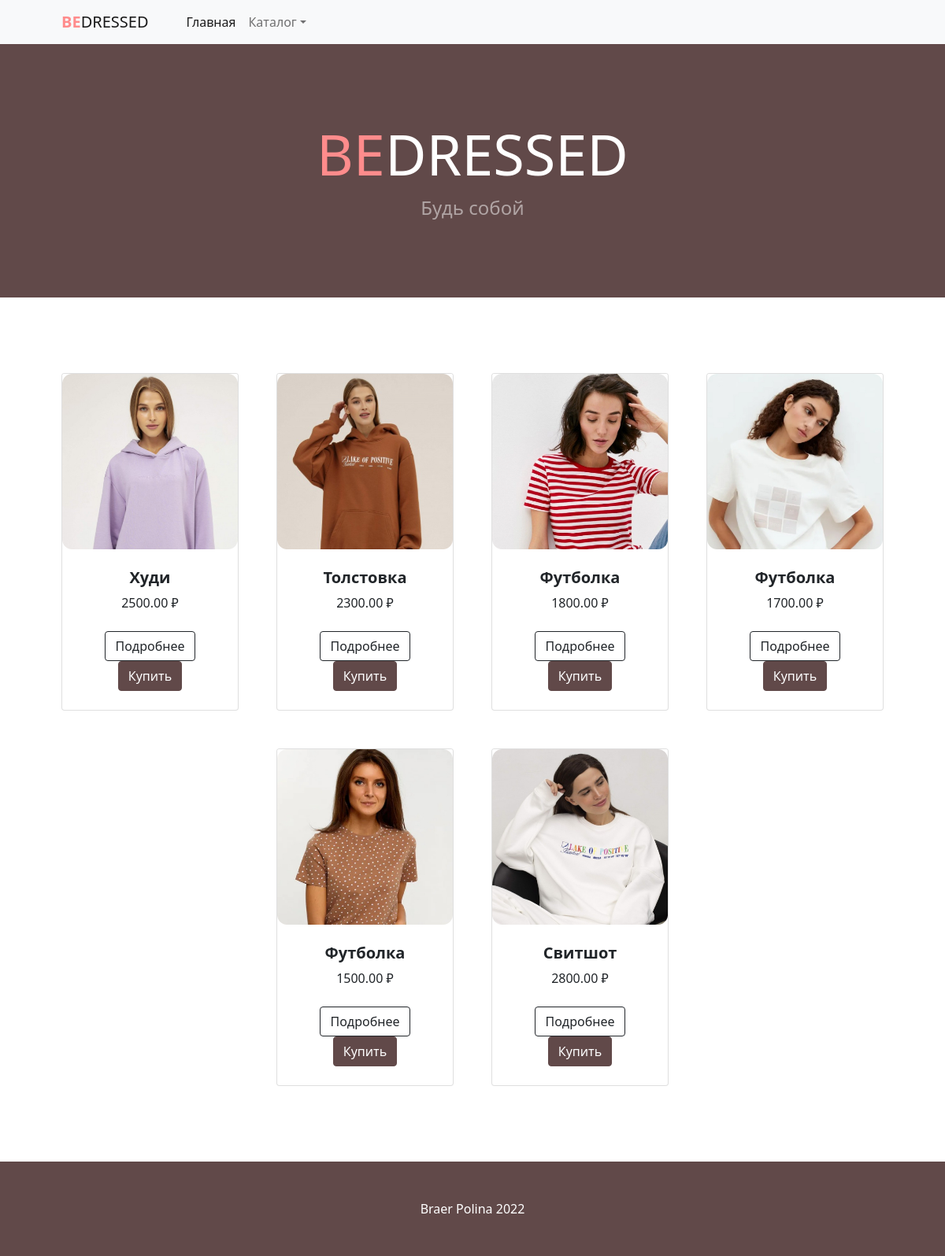
Screenshot of /category/topwear/ with the database file from the repository.
### shop_app/models.py (models this page shows, shortened)
class Product(models.Model):
    MIN_RESOLUTION = (300, 300)
    MAX_RESOLUTION = (4000, 4000)
    MAX_IMAGE_SIZE = 3145728
    class Meta:
        abstract = True
    category = models.ForeignKey(Category, verbose_name='Категория', on_delete=models.CASCADE)
    title = models.CharField(max_length=255, verbose_name='Наименование')
    slug = models.SlugField(unique=True)
    image = models.ImageField(verbose_name='Изображение')
    description = models.TextField(verbose_name='Описание', null=True)
    price = models.DecimalField(max_digits=9, decimal_places=2, verbose_name='Цена')
    def get_model_name(self):
        return self.__class__.__name__.lower()

class topwear(Product):
    color = models.CharField(max_length=255, verbose_name='Цвет')
    size = models.CharField(max_length=255, verbose_name='Размер')
    structure = models.CharField(max_length=255, verbose_name='Состав')
    brand = models.CharField(max_length=255, verbose_name='Бренд')
    def get_absolute_url(self):
        return get_product_url(self, 'product_detail')

### shop_app/views.py (the view)
# urls.py: path('category/<str:slug>/', CategoryDetailView.as_view(), name='category_detail'),
class CategoryDetailView(CartMixin, CategoryDetailMixin, DetailView):
    model = Category
    queryset = Category.objects.all()
    context_object_name = 'category'
    template_name = 'category.html'
    slug_url_kwarg = 'slug'
    def get_context_data(self, **kwargs):
        context = super().get_context_data(**kwargs)
        context['cart'] = self.cart
        return context

### shop_app/mixins.py (called while the page is built)
    def get_context_data(self, **kwargs):
        if isinstance(self.get_object(), Category):
            model = self.CATEGORY_SLUG_PRODUCT_MODEL[self.get_object().slug]
            context = super().get_context_data(**kwargs)
            context['categories'] = Category.objects.get_categories_for_sidebar()
            context['category_products'] = model.objects.all()
            return context
        context = super().get_context_data(**kwargs)
        context['categories'] = Category.objects.get_categories_for_sidebar()
        return context

    def dispatch(self, request, *args, **kwargs):
        if request.user.is_authenticated:
            customer = Customer.objects.filter(user=request.user).first()
            if not customer:
                customer = Customer.objects.create(user=request.user)
            cart = Cart.objects.filter(owner=customer, in_order=False).first()
            if not cart:
                cart = Cart.objects.create(owner=customer)
        else:
            cart = Cart.objects.filter(for_anonymous_user=True).first()
            if not cart:
                cart = Cart.objects.create(for_anonymous_user=True)
        self.cart = cart
        return super().dispatch(request, *args, **kwargs)

### shop_app/models.py (called while the page is built)
def get_models_for_count(*model_names):
    return [models.Count(model_name) for model_name in model_names]

def get_product_url(obj, view_name):
    ct_model = obj.__class__._meta.model_name
    return reverse(view_name, kwargs={'ct_model': ct_model, 'slug': obj.slug})

    def get_queryset(self):
        return super().get_queryset()

    def get_categories_for_sidebar(self):
        models = get_models_for_count('dresses', 'bags', 'topwear', 'bottomwear')
        qset = list(self.get_queryset().annotate(*models))
        data = [
            dict(name=wear_category.name, url=wear_category.get_absolute_url(),
                 count=getattr(wear_category, self.CATEGORY_NAME_COUNT[wear_category.name]))
            for wear_category in qset
        ]
        data.reverse()
        return data

    def get_absolute_url(self):
        return reverse('category_detail', kwargs={'slug': self.slug})

### shop_app/templates/category.html (shortened to what this page needs)
<!DOCTYPE html>
<html lang="ru">
    <head>
        {% load static %}
        <link href="https://cdn.jsdelivr.net/npm/bootstrap-icons@1.5.0/font/bootstrap-icons.css" rel="stylesheet" />
        <link href="{% static 'css/mainpage.css'%}" rel="stylesheet" />
    </head>
    <body>
        <nav class="navbar navbar-expand-lg navbar-light bg-light">
            <div class="container px-4 px-lg-5">
                <a class="navbar-brand" href="{% url 'mainpage' %}"><span style="color:#ff8c8c"><b>BE</b></span>DRESSED</a>
                <div class="collapse navbar-collapse" id="navbarSupportedContent">
                    <ul class="navbar-nav me-auto mb-2 mb-lg-0 ms-lg-4">
                        <li class="nav-item"><a class="nav-link active" aria-current="page" href="{% url 'mainpage' %}">Главная</a></li>
                        <li class="nav-item dropdown">
                            <a class="nav-link dropdown-toggle" id="navbarDropdown" href="#" role="button" data-bs-toggle="dropdown" aria-expanded="false">Каталог</a>
                        </li>
                    </ul>
                </div>
            </div>
        </nav>
        <header class="bg-dark py-5">
            <div class="container px-4 px-lg-5 my-5">
                <div class="text-center text-white">
                    <h1 class="display-2"><span style="color:#ff8c8c"><b>BE</b></span>DRESSED</h1>
                    <p class="lead text-white-50 mb-0">Будь собой</p>
                </div>
            </div>
        </header>
        <section class="py-5">
            <div class="container px-4 px-lg-5 mt-5">
                <div class="row gx-4 gx-lg-5 row-cols-2 row-cols-md-3 row-cols-xl-4 justify-content-center">
                    {% for product in category_products %}
                    <div class="col mb-5">
                        <div class="card h-100">
                            <img class="card-img-top" src="{{ product.image.url }}" alt="..." />
                            <div class="card-body p-4">
                                <div class="text-center">
                                    <h5 href="{{ product.get_absolute_url }}" class="fw-bolder">{{ product.title }}</h5>
                                    {{ product.price }} ₽
                                </div>
                            </div>
                            <div class="card-footer p-4 pt-0 border-top-0 bg-transparent">
                                <div class="text-center">
                                    <a class="btn btn-outline-dark mt-auto" href="{{ product.get_absolute_url }}">Подробнее</a>
                                    <a class="btn btn-secondary" href="{% url 'add_to_cart' ct_model=product.get_model_name slug=product.slug %}">Купить</a>
                                </div>
                            </div>
                        </div>
                    </div>
                    {% endfor %}
                </div>
            </div>
        </section>
        <footer class="py-5 bg-dark">
            <div class="container"><p class="m-0 text-center text-white">Braer Polina 2022</p></div>
        </footer>
    </body>
</html>

### rows the page displays
topwear: image (picture), title "Худи", price "2500.00"
topwear: image (picture), title "Толстовка", price "2300.00"
topwear: image (picture), title "Футболка", price "1800.00"
topwear: image (picture), title "Футболка", price "1700.00"
topwear: image (picture), title "Футболка", price "1500.00"
topwear: image (picture), title "Свитшот", price "2800.00"
